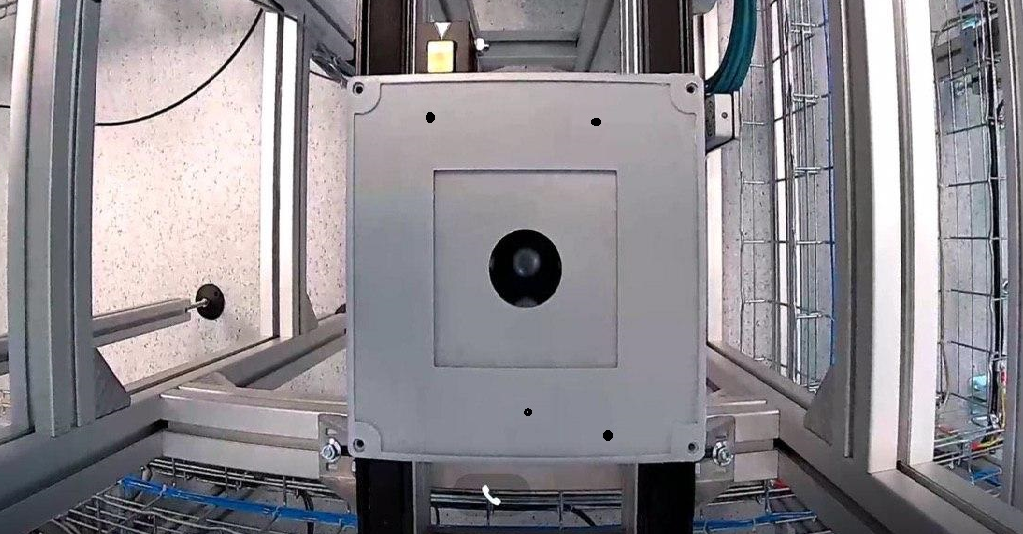
#> input picture images_heap/sym.png, 1023 x 534 px, found by its file name
$ python test.py
#> lines starting #> are read from the running program, lines starting #| are printed output that depends on the picture; after the words box and inside, x2 and y2 are one past the last pixel; in counts of white or black regions, pixels touching at a corner belong together
### image_processing.py
# import modules
import cv2
import matplotlib.pyplot as plt
from scipy.ndimage import maximum_filter, minimum_filter


class ImageProcessing:

    def __init__(self, path_to_file):
        self.path = path_to_file
        self.img = ''
        self.read()

    def read(self):
        self.img = cv2.imread(self.path, 1)
#> self.img is the input picture: shape (534, 1023, 3); mean B, G, R 142.2, 137.1, 140.7


def info(array):
    print(f'Image shape: {array.shape}, dtype: {array.dtype}')
#| Image shape: (534, 1023, 3), dtype: uint8
#> in contrast, `return cv2.convertScaleAbs(array, alpha=alpha, beta=beta)`:
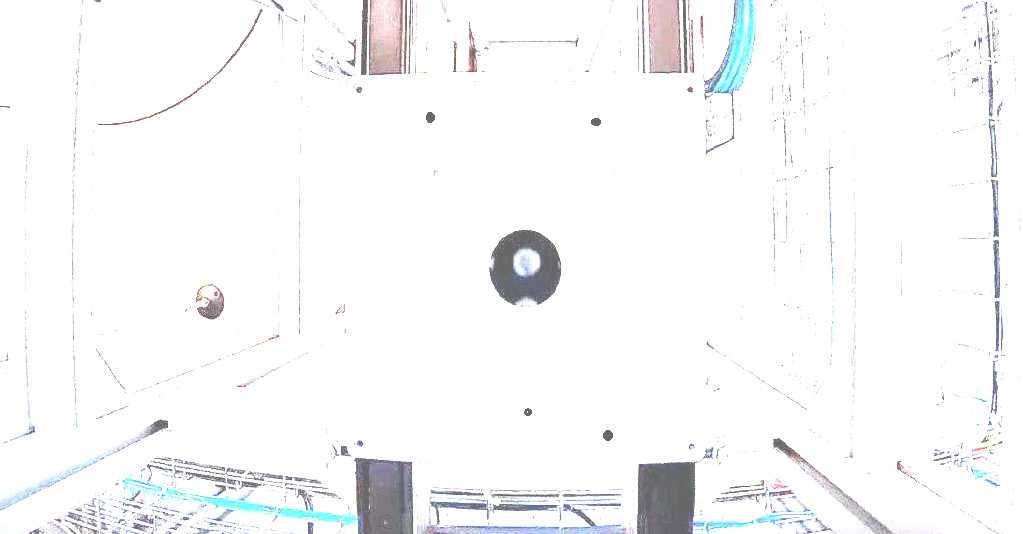
#> returned value: shape (534, 1023, 3); mean of channels 0, 1, 2 249, 247.8, 247.4; drawn as B, G, R


def show(array):
    plt.figure(figsize=(20, 20))
    plt.imshow(array, cmap="gray")
    plt.show()


# remove the background noise
def threshold(array, target, method):
#> called with target = 55, method = 1
    _, thresh = cv2.threshold(array, target, 255, method)
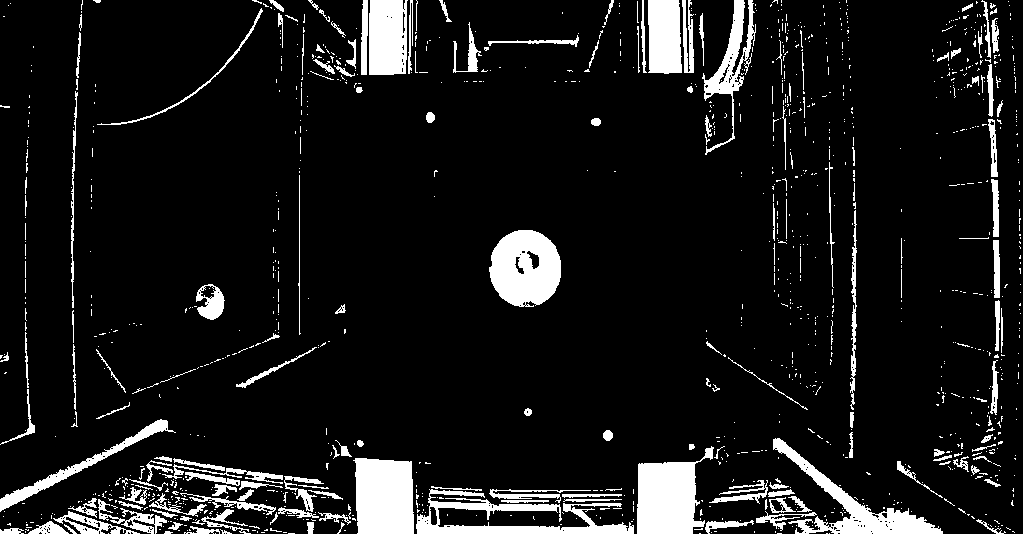
#> thresh: shape (534, 1023); 9.6% white; 1202 white regions (1029 under 20 px), largest, box (x1, y1, x2, y2) and area: (637, 446, 714, 534) 4272, (353, 458, 414, 534) 4216, (489, 230, 561, 307) 4174
    return thresh


# filter n by n
def midpoint(array, n):
#> called with n = 5
    maxf = maximum_filter(array, (n, n))
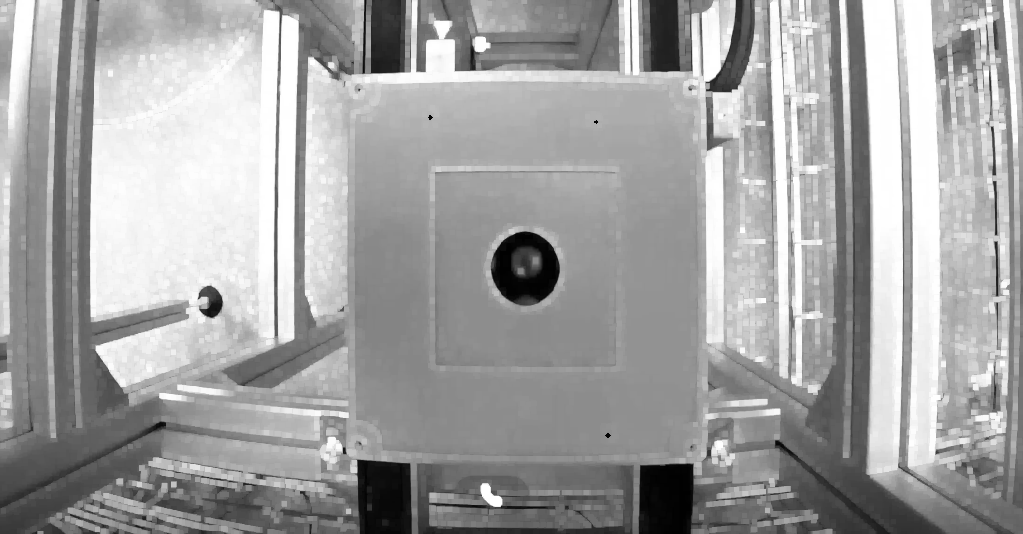
#> maxf: shape (534, 1023); min 1, max 255, mean 162.4
    minf = minimum_filter(array, (n, n))
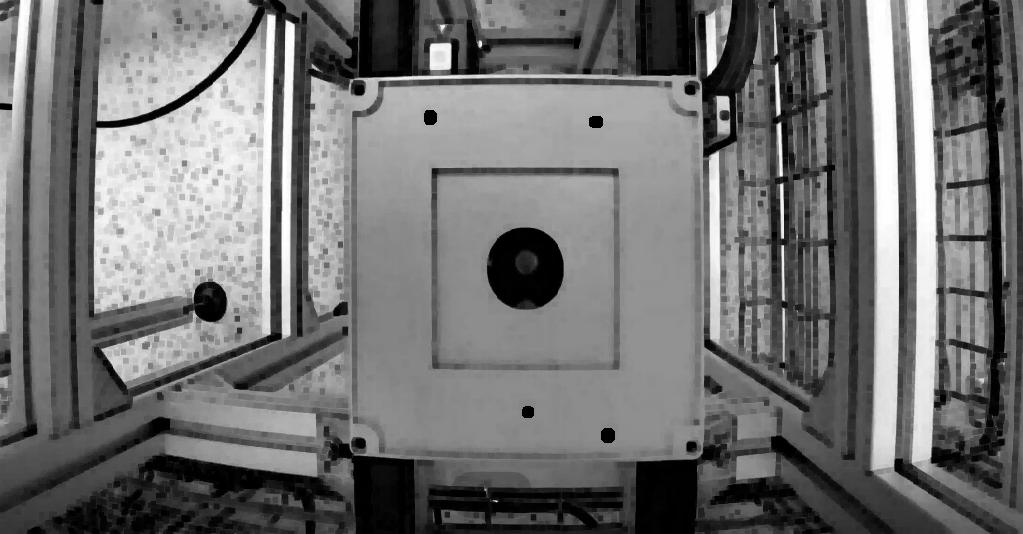
#> minf: shape (534, 1023); min 0, max 255, mean 113.5
    mid_point = (maxf + minf) / 2
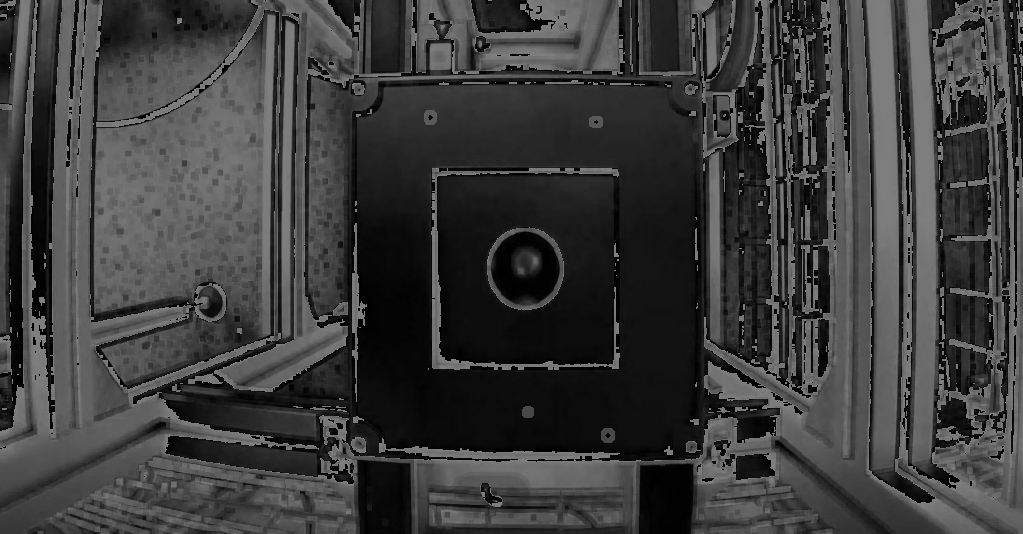
#> mid_point: shape (534, 1023) float64; min 0, max 127.5, mean 60.5
#> in midpoint (call 2), `maxf = maximum_filter(array, (n, n))`: maxf: shape (534, 1023); 16.1% white; 433 white regions (250 under 20 px), largest, box (x1, y1, x2, y2) and area: (0, 455, 635, 534) 24311, (636, 437, 944, 534) 12148, (488, 229, 562, 308) 4627
#> in midpoint (call 2), `minf = minimum_filter(array, (n, n))`: minf: shape (534, 1023); 5.1% white; 315 white regions (237 under 20 px)
    return mid_point


# blur
def blur(array, n):
#> called with n = 5
    return cv2.blur(array, (n, n))


# median blur
def median_blur(array, n):
#> called with n = 5
    return cv2.medianBlur(array, n)
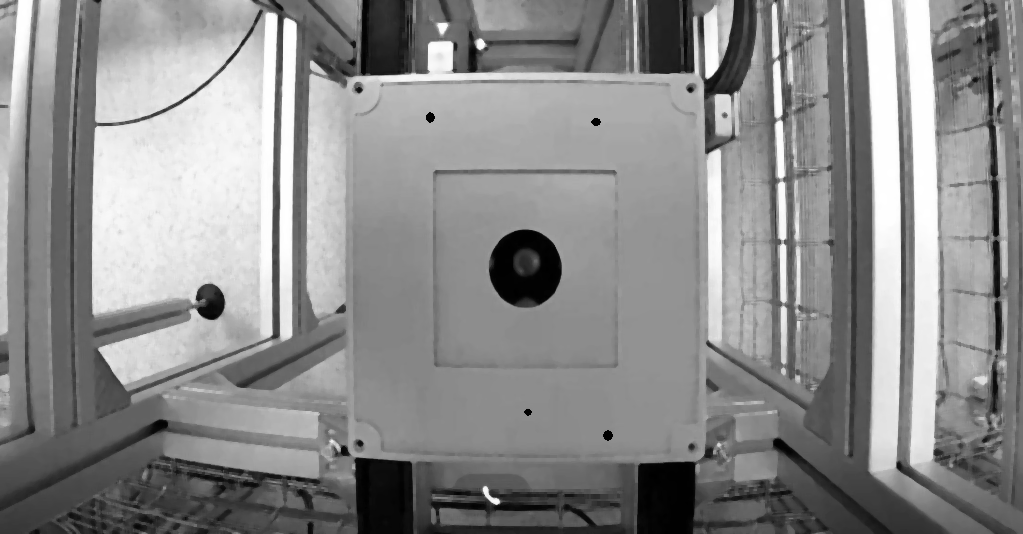
#> returned value: shape (534, 1023); min 0, max 255, mean 139.1


# bilateral filter
# Sigma values: For simplicity, you can set the 2 sigma values to be the same.
#    If they are small (< 10), the filter will not have much effect, whereas
#    if they are large (> 150), they will have a very strong effect, making the
#    image look “cartooning”.
# Filter size: Large filters (d > 5) are very slow, so it is recommended to use
#    d=5 for real-time applications, and perhaps d=9 for offline applications
#    that need heavy noise filtering.
def bilateral_filter(array, sigma, n):
    return cv2.bilateralFilter(array, sigma, n, n)


def draw_contour(array, destination):
    # self.contours = []
    contours, hierarchy = cv2.findContours(array, cv2.RETR_EXTERNAL, cv2.CHAIN_APPROX_SIMPLE)[-2:]
#> contours = 1 contour; box (x1, y1, x2, y2) and area: (0, 0, 1023, 534) 544715
    for cnt in contours:
        cv2.drawContours(destination, [cnt], 0, (255, 0, 0), 2)
#> this loop made 1 pass
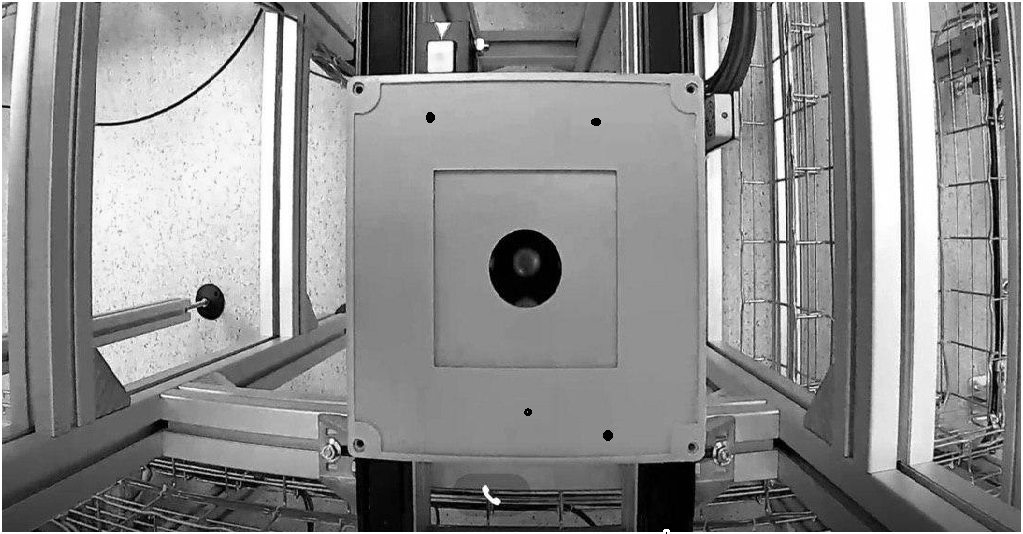
#> destination: shape (534, 1023); min 0, max 255, mean 140.5
        # self.contours.append(cnt)
        # print(cnt)


def contrast(array, alpha, beta):
    # alpha - Contrast control (1.0-3.0)
    # beta  - Brightness control (0-100)
    return cv2.convertScaleAbs(array, alpha=alpha, beta=beta)


def convert_color(array):
    return cv2.cvtColor(array, cv2.COLOR_BGR2GRAY)

### test.py
# Test
import cv2

from image_processing import ImageProcessing, bilateral_filter
from image_processing import convert_color, midpoint, blur, median_blur
from image_processing import info, show, contrast, threshold, draw_contour

image = ImageProcessing(r'images_heap\sym.png')
image.read()

info(image.img)
show(image.img)

# contrast
show(contrast(image.img, 3, 100))

# convert color
img = convert_color(image.img)

# threshold image
thresh = threshold(img, 55, cv2.THRESH_BINARY_INV)
show(thresh)

# midpoint on the original image
show(midpoint(img, 5))

# midpoint on the threshold image
show(midpoint(thresh, 3))

# blur on the threshold image
show(blur(thresh, 5))

# median blur on the original image
show(median_blur(img, 5))

# draw contours
test_image = img
draw_contour(median_blur(img, 5), test_image)
show(test_image)
# bilateral filter on the original image
show(bilateral_filter(thresh, 160, 9))
